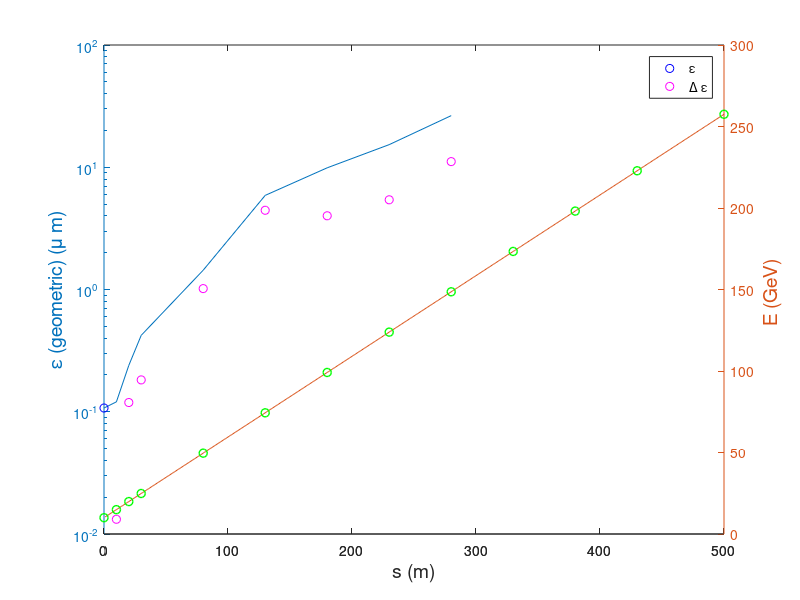

The MATLAB source for this figure: (Note: this script raises an error after producing the figure.)
% Energy increase in the plasma

E0 = 10; %GeV
Ee = 0.000511; %GeV
g = 0.495; % GeV/m  

% Energy high resolution
for i=1:500
    x(i) = i;
    E(i) = g*x(i) + E0;
end

%Energy low resolution
dx_ = [10 10 10 50 50 50 50 50 50 50 50 70];
x_(1) = 0;
for i=1:length(dx_)
    x_(i+1) = x_(i)+ dx_(i); 
end
E_ = g*x_ + E0;

% Values for Set2
emitt = [0.1073 0.1205    0.2395    0.4217    1.4388    5.8866    9.8954   15.3130   26.4340]; %um
%emitt_growth = [0 0.1245 0.1435 0.3549 3.8121 2.8409 6.3908 7.7950 7.9480 17.0080];
%%emitt_growth = emitt_growth./emitt(1:length(emitt_growth));   % as (%)
%err = [0 0.0338 0.0261 0.0667 1.8471 1.0370 3.7198 1.8668 0.2837];

% Values for Set3
%emitt        = [0.1 1.6325    4.2366    8.3892   42.5210  112.4600  167.8500  267.5100  399.8100];
%err = [];

% Emittance growth
emitt_growth(1) = 0;
for i=1:length(emitt)-1
    emitt_growth(i+1) = emitt(i+1)-emitt(i);
end


figure(1)
[haxes, hline1, hline2] = plotyy(x_(1:length(emitt)),emitt,x,E,'semilogy','plot');
hold(haxes(2),'on');
h1 = plot(haxes(2),x_,E_,'go','linewidth',1);
hold(haxes(1),'on');
h2 = plot(haxes(1),x_(1),emitt(1),'ob');
h3 = plot(haxes(1),x_(1:length(emitt)),emitt_growth(1:length(emitt)),'mo');
legend([h2 h3], '\epsilon','\Delta \epsilon');
% %%%%%%%%%%%%%
xlabel(haxes(2),'s (m)','fontsize',14);
ylabel(haxes(1),'\epsilon (geometric) (\mu m)','fontsize',14);
ylabel(haxes(2),'E (GeV) ','fontsize',14);
set(hline1,'linestyle','o','linewidth',2);
set(hline2,'linestyle','-','linewidth',1);
grid on;
xlim([0 max(x_)]);
ylim([0 1000]);